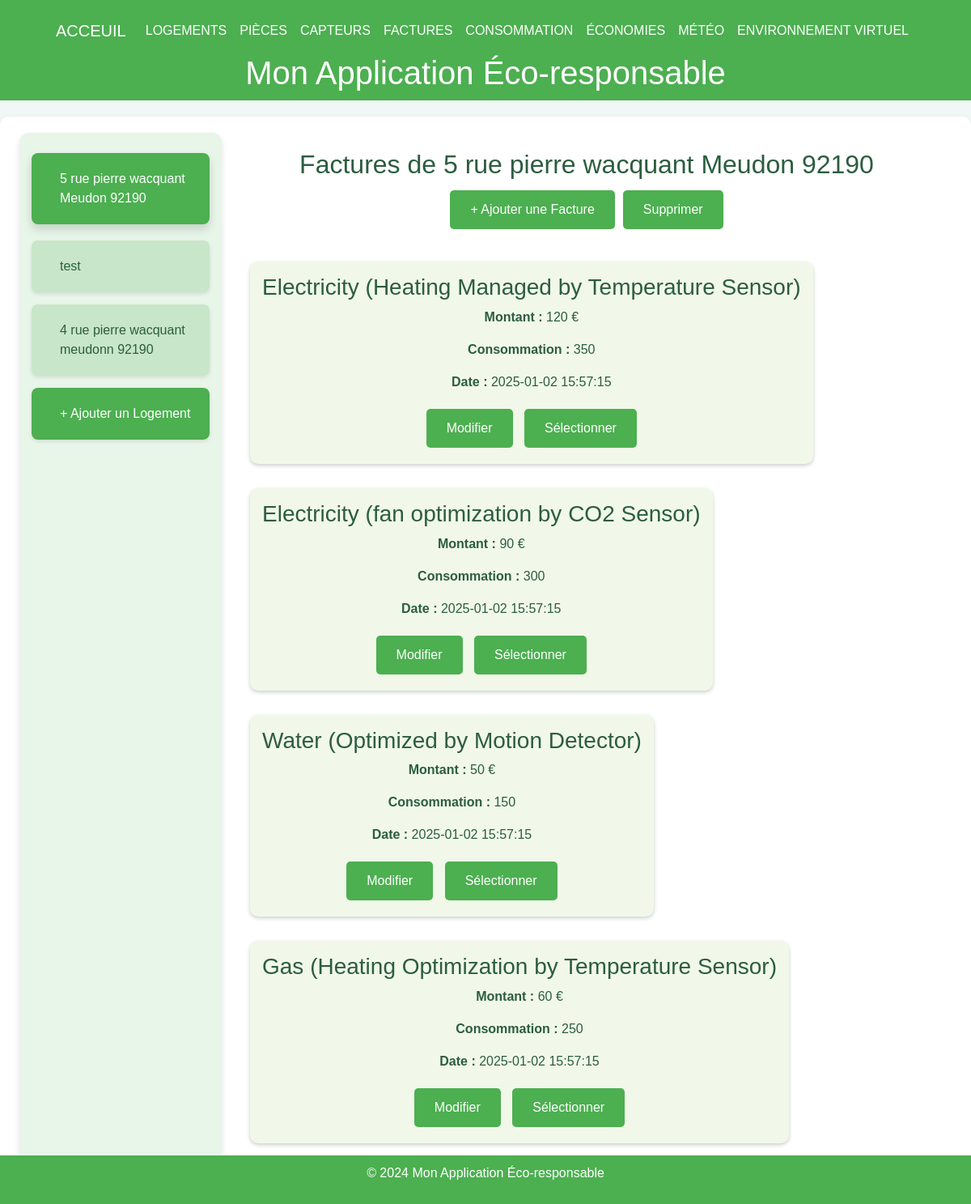
/visualiser_factures, run on the app's committed database.
### tables this page shows
CREATE TABLE Housing (
housing_id INTEGER PRIMARY KEY, -- Identifiant unique pour chaque logement
address VARCHAR(255), -- Adresse du logement
phone_number VARCHAR(20), -- NumÃ©ro de contact pour le logement
ip_address VARCHAR(15), -- Adresse IP associÃ©e au logement
insert_date TIMESTAMP DEFAULT CURRENT_TIMESTAMP -- Horodatage de l'ajout de l'enregistrement
);

CREATE TABLE Invoice (
invoice_id INTEGER PRIMARY KEY, -- Identifiant unique pour chaque facture
housing_id INTEGER, -- RÃ©fÃ©rence au logement concernÃ© par la facture
type VARCHAR(100), -- Type de la facture (ex. : eau, Ã©lectricitÃ©)
amount INTEGER, -- Montant de la facture
value INTEGER, -- Valeur de la consommation en ressource
insert_date TIMESTAMP DEFAULT CURRENT_TIMESTAMP, -- Horodatage de l'ajout de l'enregistrement de la facture
FOREIGN KEY (housing_id) REFERENCES Housing(housing_id) -- Lien entre la facture et un logement spÃ©cifique
);

### main.py (the view)
@app.get("/visualiser_factures", response_class=HTMLResponse)
def visualiser_factures(request: Request, id: int = 1):
    conn = get_db_connection()
    logements = conn.execute("SELECT housing_id, address FROM Housing").fetchall()
    selected_logement = conn.execute("SELECT address FROM Housing WHERE housing_id = ?", (id,)).fetchone()
    factures = conn.execute("SELECT invoice_id, housing_id, type, amount, value, insert_date FROM Invoice WHERE housing_id = ?", (id,)).fetchall()
    conn.close()
    return templates.TemplateResponse("visualiser_factures.html", {
        "request": request,
        "logements": logements,
        "factures": factures,
        "selected_id": id,
        "selected_logement_address": selected_logement["address"] if selected_logement else "Logement par Défaut"
    })

### templates/visualiser_factures.html (shortened to what this page needs)
{% extends "layout.html" %}
{% block content %}
<div class="container-fluid">
    <div class="menu">
        {% for logement in logements %}
        <div class="menu-item {% if selected_id == logement.housing_id %}active{% endif %}"
            onclick="location.href='?id={{ logement.housing_id }}'">
            {{ logement.address }}
        </div>
        {% endfor %}
        <div class="menu-item" style="background-color: #4caf50; color: white;"
            onclick="location.href='https://localhost:8000/logements'">
            + Ajouter un Logement
        </div>
    </div>
    <div class="content">
        <h2 class="text-center">Factures de {{ selected_logement_address or 'Logement par Défaut' }}</h2>
        <div class="actions">
            <button class="btn" onclick="openAddModal()">+ Ajouter une Facture</button>
            <button class="btn" onclick="deleteSelected()">Supprimer</button>
        </div>
        {% if factures %}
        {% for facture in factures %}
        <div class="tile" id="tile-{{ facture.invoice_id }}">
            <h3>{{ facture.type }}</h3>
            <p><strong>Montant :</strong> {{ facture.amount }} €</p>
            <p><strong>Consommation :</strong> {{ facture.value }}</p>
            <p><strong>Date :</strong> {{ facture.insert_date }}</p>
            <div style="margin-top: 10px;">
                <button class="btn"
                    onclick="openEditModal('{{ facture.invoice_id }}', '{{ facture.type }}', '{{ facture.amount }}', '{{ facture.value }}', '{{ facture.insert_date }}')">
                    Modifier
                </button>
                <button class="btn" onclick="toggleSelection('{{ facture.invoice_id }}')">Sélectionner</button>
            </div>
        </div>
        {% endfor %}
        {% else %}
        <p class="text-center">Aucune facture trouvée pour ce logement.</p>
        {% endif %}
    </div>
</div>
{% endblock %}

### templates/layout.html (style rules this page uses)
body { font-family: Arial, sans-serif; margin: 0; padding: 0; background-color: #f0f7f4; color: #2c5d3f; }

### templates/visualiser_factures.html (style rules this page uses)
.container-fluid { display: flex; flex-direction: column; }
@media (min-width: 768px) { .container-fluid { flex-direction: row; } }
.menu { width: 100%; background-color: #e8f5e9; padding: 15px; border-radius: 12px; box-shadow: 0 4px 8px rgba(0, 0, 0, 0.1); }
@media (min-width: 768px) { .menu { width: 250px; border-bottom: none; border-radius: 12px; } }
.menu-item { background-color: #c8e6c9; padding: 20px; margin: 15px 0; text-align: left; border-radius: 8px; cursor: pointer; display: flex; align-items: center; gap: 15px; transition: transform 0.3s, box-shadow 0.3s; box-shadow: 0 2px 5px rgba(0, 0, 0, 0.1); }
.menu-item:hover, .menu-item.active { background-color: #4caf50; color: white; transform: translateY(-5px); box-shadow: 0 6px 12px rgba(0, 0, 0, 0.15); }
.content { flex: 1; padding: 20px; }
.actions { margin-bottom: 20px; display: flex; justify-content: center; flex-wrap: wrap; }
.btn { background-color: #4caf50; color: white; border: none; padding: 12px 25px; border-radius: 5px; cursor: pointer; transition: transform 0.2s; margin: 5px; }
.tile { display: inline-block; background-color: #f1f8e9; border-radius: 10px; padding: 15px; margin: 15px; box-shadow: 0 2px 5px rgba(0, 0, 0, 0.2); text-align: center; transition: transform 0.3s; }

### data on the page
Housing: address "5 rue pierre wacquant Meudon 92190"
Housing: address "test"
Housing: address "4 rue pierre wacquant meudonn 92190"
Invoice: type "Electricity (Heating Managed by Temperature Sensor)", amount "120", value "350", insert_date "2025-01-02 15:57:15"
Invoice: type "Electricity (fan optimization by CO2 Sensor)", amount "90", value "300", insert_date "2025-01-02 15:57:15"
Invoice: type "Water (Optimized by Motion Detector)", amount "50", value "150", insert_date "2025-01-02 15:57:15"
Invoice: type "Gas (Heating Optimization by Temperature Sensor)", amount "60", value "250", insert_date "2025-01-02 15:57:15"
